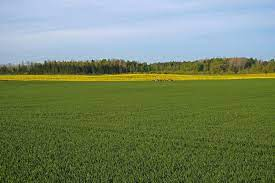
#> input picture maju_meklesana/bildes/download1.jpg, 275 x 183 px, found by its file name; its folder holds 5 pictures in this run
$ python algoritms.py
#> lines starting #> are read from the running program, lines starting #| are printed output that depends on the picture
import numpy as np
import os
from sklearn.model_selection import train_test_split
from sklearn.metrics import accuracy_score
from sklearn.ensemble import RandomForestClassifier
from PIL import Image


bilzu_adrese = "maju_meklesana/bildes/"

modelis = RandomForestClassifier()

def modela_trenesana(modelis):
    bildes = []
    label = []

    for nosaukums in os.listdir(bilzu_adrese):
        image = Image.open(os.path.join(bilzu_adrese,nosaukums)).resize((200,200), Image.Resampling.NEAREST)
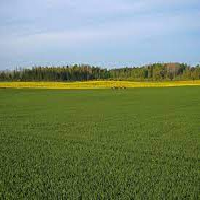
#> image: PIL image 200x200 RGB; mean R, G, B 116.7, 133.6, 102
        bildes.append(np.array(image))
        if "maja" in nosaukums:
            label.append(1)
        else:
            label.append(0)
#> pass 2 of the loop in modela_trenesana, `for nosaukums in os.listdir(bilzu_adrese):`:
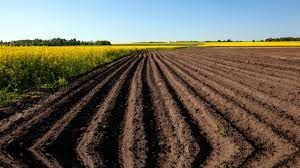
#> input picture maju_meklesana/bildes/download2.jpg, 300 x 168 px, found by its file name
#> in modela_trenesana, `image = Image.open(os.path.join(bilzu_adrese,nosaukums)).resize((200,2..`:
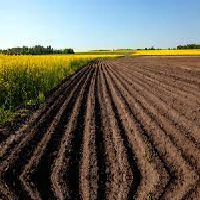
#> image: PIL image 200x200 RGB; mean R, G, B 106.8, 101.3, 89.1
#> pass 3 of the loop in modela_trenesana, `for nosaukums in os.listdir(bilzu_adrese):`:
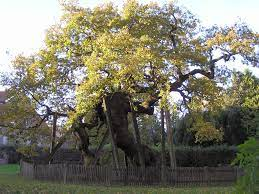
#> input picture maju_meklesana/bildes/download3.jpg, 259 x 194 px, found by its file name
#> in modela_trenesana, `image = Image.open(os.path.join(bilzu_adrese,nosaukums)).resize((200,2..`:
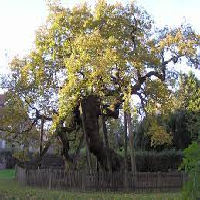
#> image: PIL image 200x200 RGB; mean R, G, B 124.4, 122.3, 106.1
#> the loop made 5 passes; the first 3 are shown
    #datu sakitļu salabošana
    bildes = np.array(bildes)
    label = np.array(label)

    bildes = bildes/255.0 #
    bildes = bildes.reshape(bildes.shape[0], -1)

    X_train, X_test, y_train, y_test = train_test_split(bildes, label, test_size=3)#JA TEST SIZE IR LIELĀKS PAR 1 TAD VIŅŠ SKATĀS NO TĀ CIK FAILI IR PIEEJAMI

    modelis.fit(X_train, y_train) #fit = trennē datoru

    rezultats = modelis.predict(X_test)

    precizitate = accuracy_score(y_test, rezultats)
    print(precizitate)
    return modelis

def majas_noteiksana(bilde, modelis):
    bilde = [Image.open(bilde).resize((200,200), Image.Resampling.NEAREST)]
    bilde = np.array(bilde)
    bilde = bilde/255.0
    bilde = bilde.reshape(bilde.shape[0], -1)
    rezultats = modelis.predict(bilde)
    if rezultats[0] ==1:
        rezultats = "ir maja"
    if rezultats[0] ==0:
        rezultats = "nav maja"
    print(f"rezultats: {rezultats}")
    return rezultats

modelis = modela_trenesana(modelis)
print("__________________________________________")
majas_noteiksana("maju_meklesana/bildes/download1.jpg", modelis)
print("__________________________________________")
